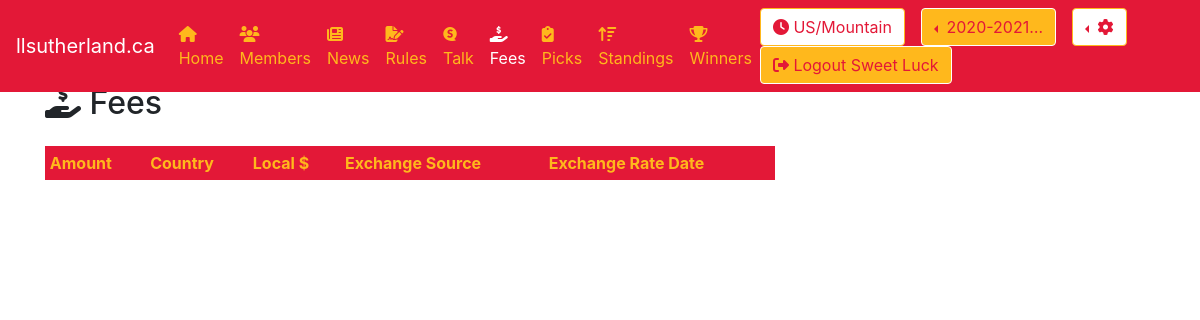
The app's page /fees/ (signed in), older data.
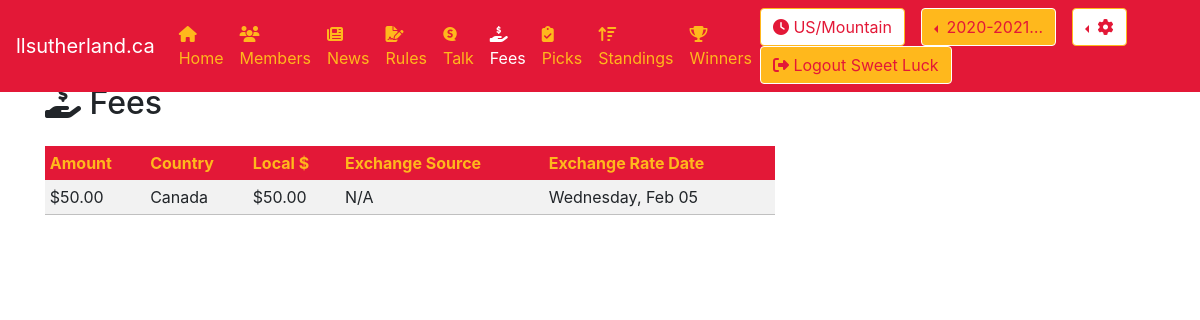
The same page, newer data.
### pool/models.py (models this page shows, shortened)
class Fee(models.Model):
    amount = models.DecimalField('Amount CAD', max_digits=5, decimal_places=2, null=False, default=50.00)
    country = models.ForeignKey(Country, on_delete=models.CASCADE, null=False)
    local_amount = models.DecimalField('Amount in that Country', max_digits=5, decimal_places=2, null=False)
    exchange_source = models.CharField(max_length=50)
    exchange_rate_date = models.DateField(null=True)
    local_amount.short_description = 'Uh hi...'

class Country(models.Model):
    name = models.CharField(max_length=50, blank=False, null=False)
    short_name = models.CharField('Abbr', max_length=3, blank=False, null=False)
    class Meta:
        ordering = ["name"]
        verbose_name_plural = "countries"

### pool/views.py (the view)
# urls.py: path('fees/', FeesView.as_view(), name='fees'),
class FeesView(LoginRequiredMixin, ListView):
    template_name = 'fees/fees.html'
    def get(self, request):
        args = get_current(request)
        args.update({'items' : Fee.objects.all()})
        return render(request, self.template_name, args)

### pool/views.py (called while the page is built)
def get_current(request):
    current_season = None
    current_week = None
    seasons = []
    prefs = None
    request.session['django_timezone'] = request.user.timezone
    try:
        current_season = get_current_season(request)
        current_week = get_current_week(request)
        seasons = get_seasons()
        prefs = get_preferences(request)
    except Exception as e:
        print(e)
    return {
        'preferences' : prefs,
        'current_season': current_season,
        'current_week' : current_week,
        'seasons' : seasons
    }

def get_preferences(request):
    return Preferences.objects.get(user_id = request.user.id)

def get_seasons():
    return Season.objects.order_by('-effective_date')

def get_current_season(request):
    active_season = Season.objects.get(is_active=True)
    current_season_id = request.session['current_season_id']
    if not active_season.id == current_season_id:
        request.session['current_season_id'] = active_season.id
        return Season.objects.get(id=active_season.id)
    else:
        return Season.objects.get(id=current_season_id)

### utils/season_helper.py (called while the page is built)
def get_now():
    return timezone.now()

### pool/templates/fees/fees.html (shortened to what this page needs)
{% extends 'base.html' %}
{% block body %}
<h2 class="mt-1 mb-4"><i class="fas fa-hand-holding-usd"></i> Fees</h2>
<div class="row">
    <div class="col-md-8">
        <table class="table table-sm table-striped table-borderless">
        <thead>
            {% if user.favorite_team %}
                <tr style="background-color:{{user.favorite_team.color_01}};color:{{user.favorite_team.color_03}};border-color:{{user.favorite_team.color_03}}">
            {% else %}
                <tr class="bg-primary text-white">
            {% endif %}
            <th>Amount</th>
            <th>Country</th>
            <th>Local $</th>
            <th>Exchange Source</th>
            <th>Exchange Rate Date</th>
            </tr>
        </thead>
        <tbody>
        {% for item in items %}
            <tr style="border-bottom:1px solid silver;">
                <td>${{item.amount}}</td>
                <td>{{item.country.name}}</td>
                <td>${{item.local_amount}}</td>
                <td>{{item.exchange_source}}</td>
                <td>{{item.exchange_rate_date|date:'l, M d'}}</td>
            </tr>
        {% endfor %}
        </tbody>
        </table>
    </div>
</div>
{% endblock %}

Row changes from the older to the newer data that the page shows:
added Fee: amount "50.00", country.name "Canada", local_amount "50.00", exchange_source "N/A", exchange_rate_date "Wednesday, Feb 05"
